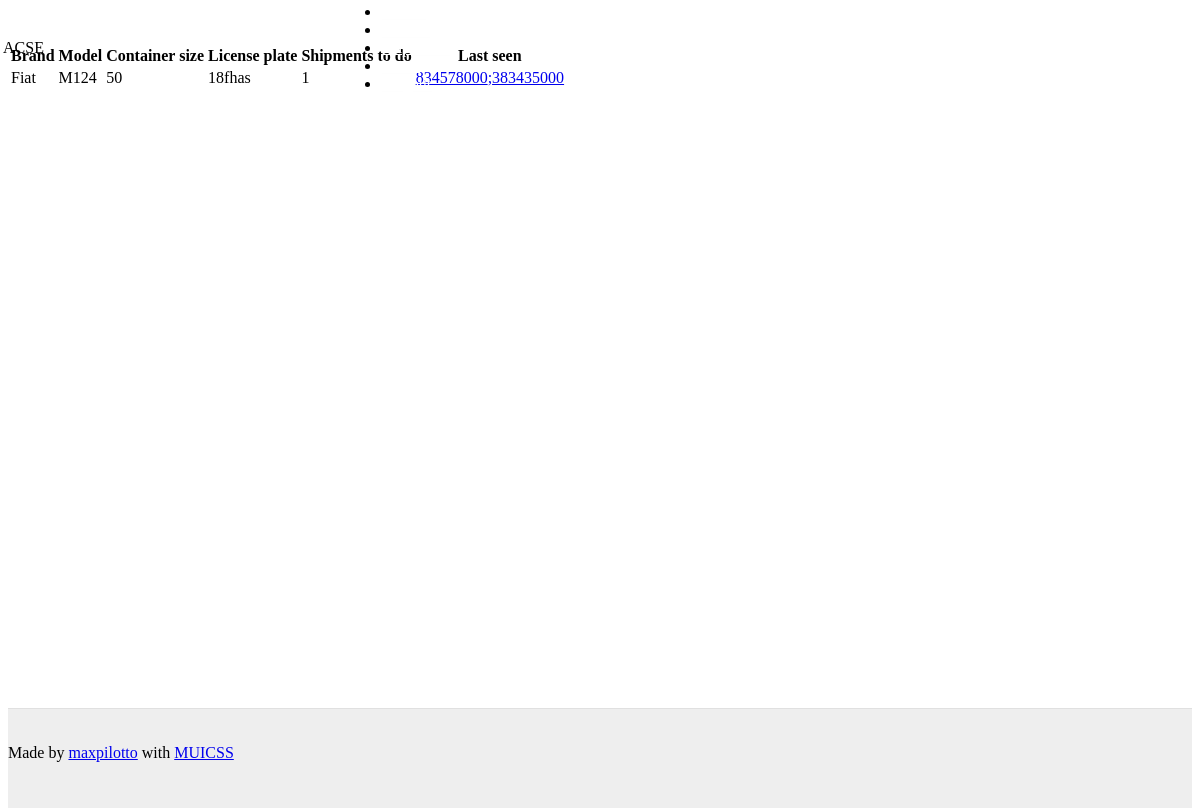
The page /site/trucks.php (signed in) on the database its author committed.
### tables this page shows
CREATE TABLE `trucks` (
  `id` int(11) NOT NULL,
  `brand` varchar(20) DEFAULT NULL,
  `model` varchar(20) DEFAULT NULL,
  `containerSize` int(11) DEFAULT NULL,
  `licensePlate` varchar(20) DEFAULT NULL,
  `company` int(11) DEFAULT NULL
);

CREATE TABLE `movements` (
  `id` int(11) NOT NULL,
  `movDate` date DEFAULT NULL,
  `movTime` time NOT NULL,
  `latitude` float DEFAULT NULL,
  `longitude` float DEFAULT NULL,
  `speed` float DEFAULT NULL,
  `shipment` int(11) DEFAULT NULL
);

### site/trucks.php (the view, shortened to what this page needs)
<html>
<?php
	echo file_get_contents("defaultHead.html");
	include_once("connection.php");
?>
<body>
	<?php
		include("defaultHeader.php");
	?>
	<div id="content-wrapper" class="mui--text-center">
        <br />
        <br />
        <?php
            if (isset($_GET["id"])){
				$trucks = mysqli_query($conn,"SELECT * FROM trucks WHERE id = $_GET[id]");
				if (mysqli_num_rows($trucks) == 0){
	                echo "<h1><b>Truck not found found</b></h1>";
					return;
				}
				$truck = mysqli_fetch_assoc($trucks);
				if ($_SESSION["company"] != $truck["company"]){
					header("Location: pageNotFound.php");
				}
                echo '
				<div class="mui-container">
    			<table class="mui-table">
        			<thead>
        				<tr>
            				<th>Brand</th>
            				<th>Model</th>
            				<th>Container size</th>
            				<th>License plate</th>
        				</tr>
        			</thead>
        			<tbody>';
					echo "<tr>
                        <td>$truck[brand]</td>
                        <td>$truck[model]</td>
                        <td>$truck[containerSize]</td>
                        <td>$truck[licensePlate]</td>
                    </tr>";
					echo "</tbody>
	                </table>
					</div>";
            }else{
                $trucks = mysqli_query($conn,"SELECT * FROM trucks WHERE company = $_SESSION[company]");
                echo '
				<div class="mui-container">
    			<table class="mui-table">
        			<thead>
        				<tr>
            				<th>Brand</th>
            				<th>Model</th>
            				<th>Container size</th>
            				<th>License plate</th>
                            <th>Shipments to do</th>
                            <th>Last seen</th>
        				</tr>
        			</thead>
        			<tbody>';
                foreach ($trucks as $truck){
                    $shipments = mysqli_query($conn,"SELECT * FROM shipments WHERE truck = $truck[id]");
                    $toDo = 0;
					$currentShipment = -1;
                    $lastSeen = 'Warehouse';
    				foreach($shipments as $shipment){
    					if ($shipment["status"] == '2' or $shipment["status"] == '4'){
							if ($shipment["status"] == '2' and $currentShipment == -1){
								$currentShipment = $shipment["id"];
							}
    						$toDo++;
    					}
    				}
                    if ($currentShipment != -1){
                        $lastMovement = mysqli_fetch_assoc(mysqli_query($conn,"SELECT * FROM movements WHERE shipment = $currentShipment ORDER BY movDate DESC"));
						$lastSeen = "<a href='https://maps.google.com/?q=$lastMovement[latitude],$lastMovement[longitude]'>$lastMovement[latitude];$lastMovement[longitude]</a>";
                    }
                    echo "<tr>
                        <td>$truck[brand]</td>
                        <td>$truck[model]</td>
                        <td>$truck[containerSize]</td>
                        <td>$truck[licensePlate]</td>
                        <td>$toDo</td>
                        <td>$lastSeen</td>
                    </tr>";
                }
                echo "</tbody>
                </table>
				</div>";
            }
        ?>
	</div>
	<?php
		echo file_get_contents("defaultFooter.html");
	?>
</body>
</html>

### rows shown on the page
trucks: brand "Fiat", model "M124", containerSize "50", licensePlate "18fhas", toDo "1", movements.latitude "834578000", movements.longitude "383435000"

### other values the page prints
$_SESSION[companyName] "ACSE"
file_get_contents("defaultFooter.html") "Made by maxpilotto with MUICSS"
